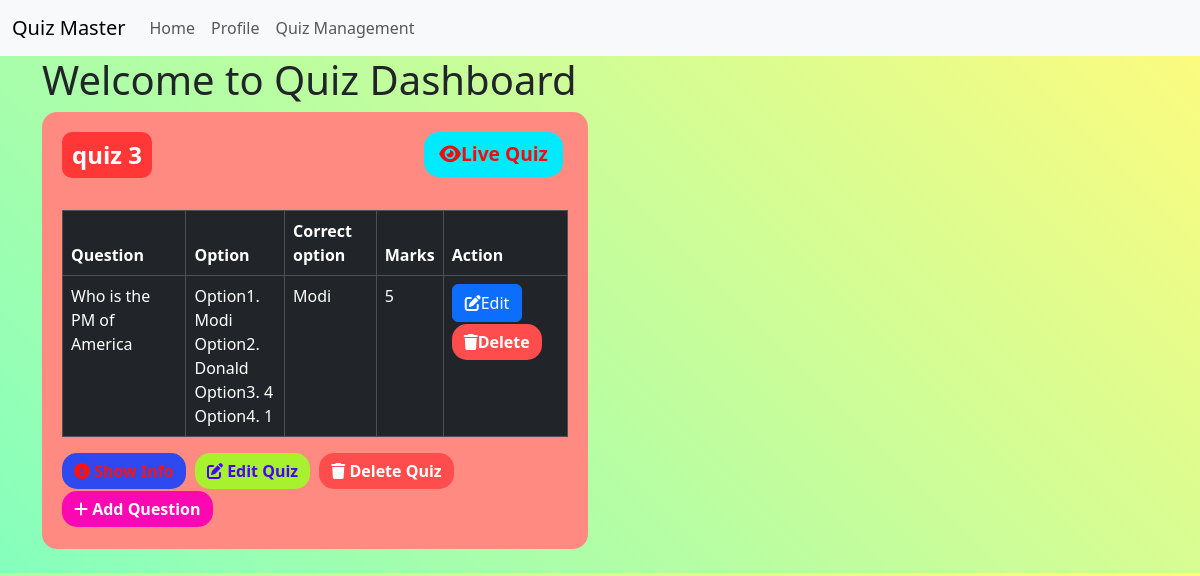
Page /quiz (signed in) on the committed database.
### models.py (models this page shows)
class Quiz(db.Model):
    id = db.Column(db.Integer, primary_key = True)
    name = db.Column(db.String(255), nullable = False)
    no_of_question = db.Column(db.Integer, nullable = False)
    marks = db.Column(db.Integer, nullable = False)
    date = db.Column(db.DateTime, default=datetime.utcnow)
    time = db.Column(db.Integer, default=int(datetime.utcnow().timestamp()))
    remark = db.Column(db.String(255))
    chapter_id = db.Column(db.Integer, db.ForeignKey('chapter.id'), nullable=False)
    questions = db.relationship('Question', backref='quiz', lazy=True)

class Question(db.Model):
    id = db.Column(db.Integer, primary_key = True)
    question_name = db.Column(db.String(300), nullable = False)
    option1 = db.Column(db.String(50), nullable = False)
    option2 = db.Column(db.String(50), nullable = False)
    option3 = db.Column(db.String(50), nullable = False)
    option4 = db.Column(db.String(50), nullable = False)
    correct_option = db.Column(db.String(50), nullable = False)
    quiz_id = db.Column(db.Integer, db.ForeignKey('quiz.id'), nullable = False)

### routes.py (the view)
@app.route('/quiz')
@auth_requried
def quiz_management():
    user = User.query.get(session['user_id'])
    quizzes = Quiz.query.all()
    return render_template('quiz.html', quizzes=quizzes, user=user)

### routes.py (called while the page is built)
def auth_requried(func):
    @wraps(func)
    def inner(*args, **kwargs):
        if 'user_id' in session:
            return func(*args, **kwargs)
        else:
            flash('You need to be logged in to access this page')
            return redirect(url_for('login'))
    return inner

### templates/quiz.html (shortened to what this page needs)
{% extends 'layout.html' %}
{% block content %}
<h1>Welcome to Quiz Dashboard</h1>
<div class="row">
    {% for quiz in quizzes %}
    <div class="col-md-6 mb-4">
        <div class="custom-card">
            <div class="quiz-header">
                <span class="quiz-title">{{quiz.name}}</span>
                <a href="{{url_for('live_quiz', id=quiz.id)}}" class="btn btn-live">
                    <i class="fas fa-eye"></i>Live Quiz
                </a>
            </div>
            <div class="mt-3">
                <div class="quiz-section">
                    <table class="table table-bordered table-dark">
                        <thead>
                            <tr>
                                <th>Question</th>
                                <th>Option</th>
                                <th>Correct option</th>
                                <th>Marks</th>
                                <th>Action</th>
                            </tr>
                        </thead>
                        <tbody>
                            {% for question in quiz.questions %}
                            <tr>
                                <td>{{ question.question_name }}</td>
                                <td>
                                    Option1. {{question.option1}}<br>
                                    Option2. {{question.option2}}<br>
                                    Option3. {{question.option3}}<br>
                                    Option4. {{question.option4}}
                                </td>
                                <td>{{ question.correct_option }}</td>
                                <td>{{ quiz.marks }}</td>
                                <td>
                                    <a href="{{ url_for('edit_question', id=quiz.id, question_id=question.id) }}" class="btn btn-primary">
                                        <i class="fas fa-edit"></i>Edit
                                    </a>
                                    <a href="{{ url_for('delete_question', id=quiz.id, question_id=question.id)}}" class="btn btn-delete">
                                        <i class="fas fa-trash"></i>Delete
                                    </a>
                                </td>
                            </tr>
                            {% endfor %}
                        </tbody>
                    </table>
                </div>
                <a href="{{ url_for('show_quiz', id=quiz.id) }}" class="btn btn-info">
                    <i class="fas fa-info-circle"></i> Show Info
                </a>
                <a href="{{ url_for('edit_quiz', id=quiz.id) }}" class="btn btn-edit">
                    <i class="fas fa-edit"></i> Edit Quiz
                </a>
                <a href="{{ url_for('delete_quiz', id=quiz.id) }}" class="btn btn-delete">
                    <i class="fas fa-trash"></i> Delete Quiz
                </a>
                <a href="{{ url_for('add_question', id=quiz.id) }}" class="btn btn-add">
                    <i class="fas fa-plus"></i> Add Question
                </a>
            </div>
        </div>
    </div>
    {% endfor %}
</div>
{% endblock %}

### templates/quiz.html (style rules this page uses)
body { background-color: #85FFBD; background-image: linear-gradient(45deg, #85FFBD 0%, #FFFB7D 100%); }
.custom-card { border-radius: 15px; background-color: #ff8a81; color: white; padding: 20px; display: flex; flex-direction: column; }
.quiz-header { display: flex; justify-content: space-between; align-items: center; margin-bottom: 15px; }
.quiz-title { font-size: 1.5rem; font-weight: bold; background-color: #ff3737; color: white; padding: 5px 10px; border-radius: 10px; display: inline-block; }
.btn-live { font-size: 1.2rem; background-color: #00eaff; color: rgb(248, 10, 10); border: none; font-weight: bold; border-radius: 15px; padding: 8px 15px; margin-left: auto; }
.btn-add { background-color: #fc08b3; color: white; border: none; font-weight: bold; border-radius: 15px; }
.btn-delete { background-color: #ff4d4d; color: white; border: none; font-weight: bold; border-radius: 15px; }
.btn-edit { background-color: #a7f12f; color: rgb(72, 0, 253); border: none; font-weight: bold; border-radius: 15px; }
.btn-info { background-color: #2f49f1; color: rgb(248, 19, 19); border: none; font-weight: bold; border-radius: 15px; }
.btn { margin-right: 5px; margin-bottom: 2px; }

### rows in the picture
Quiz: name "quiz 3", marks "5"
Question: question_name "Who is the PM of America", option1 "Modi", option2 "Donald", option3 "4", option4 "1", correct_option "Modi"
